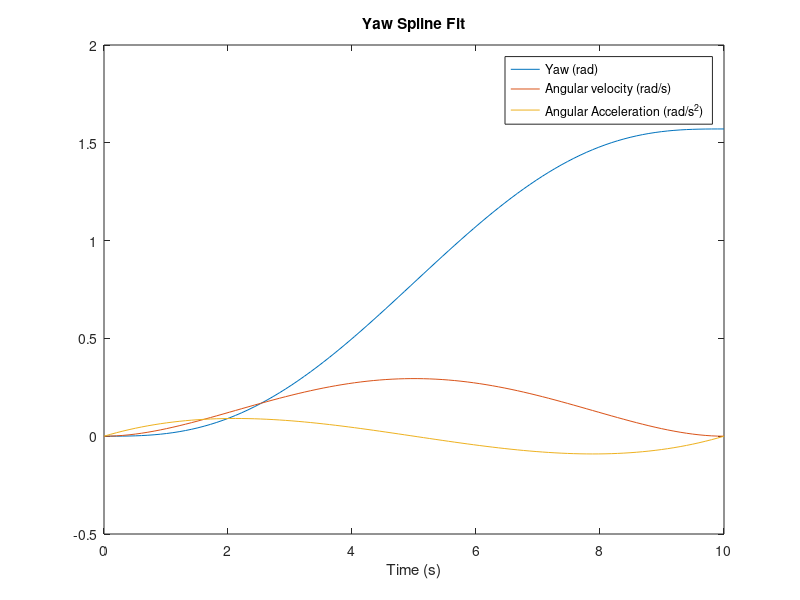

Write MATLAB code to recreate this figure.
% Yaw spline fit - 5th order

% parameters
phi_o = 0;
phi_f = pi/2; %radians 
dt = 10; %s

to = 0;
tf = 0 + dt;

ro = 0;
rf = 0;
ao = 0;
af = 0;

% Compute spline fit parameters
A =     [   to^5,   to^4,  to^3,   to^2,   to, 1;
            tf^5,   tf^4,  tf^3,   tf^2,   tf, 1;
            5*to^4, 4*to^3,  3*to^2, 2*to,   1, 0;
            5*tf^4, 4*tf^3,  3*tf^2, 2*tf,   1, 0;
            20*to^3,  12*to^2, 6*to,   2, 0, 0;
            20*tf^3,  12*tf^2, 6*tf,   2, 0, 0];
B = [phi_o; phi_f; ro; rf; ao; af];

[X, R] = linsolve(A,B);

% Plot spline fit velocity
t = linspace(to, tf);
phi = X(1)*t.^5 + X(2)*t.^4 + X(3)*t.^3 + X(4)*t.^2 + X(5)*t + X(6);
r = 5*X(1)*t.^4 + 4*X(2)*t.^3 + 3*X(3)*t.^2 + 2*X(4)*t + X(5);
a = 20*X(1)*t.^3 + 12*X(2)*t.^2 + 6*X(3)*t + 2*X(4);

plot(t, phi, t, r, t, a)
title('Yaw Spline Fit')
xlabel('Time (s)')
legend('Yaw (rad)', 'Angular velocity (rad/s)', 'Angular Acceleration (rad/s^2)', 'location', 'best')
